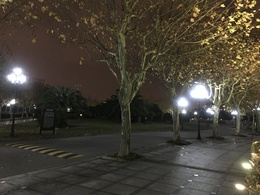
%> input picture img3_6SP.JPG, 260 x 195 px, shrunk from 4032 x 3024 before the run
$ octave --eval "result = lpc_si(rgb2gray(imread('img3_6SP.JPG')));"   (GNU Octave 9; MATLAB toolbox functions it lacks are replaced by stand-ins)
%> lines starting %> are read from the running program, lines starting %| are printed output that depends on the picture
function [lpc_si lpc_map] = lpc_si(im, scales, w, C, Beta_k, norient, B)
%========================================================================
%LPC-SI = Local Phase Coherence - Sharpness Index, Version 1.0
%Copyright(c) 2013 Rania Hassen
%All Rights Reserved.
%
%The authors are with Department of Electrical and Computer Engineering,
%University of Waterloo, Canada.
%
%----------------------------------------------------------------------
%Permission to use, copy, or modify this software and its documentation
%for educational and research purposes only and without fee is hereby
%granted, provided that this copyright notice and the original authors'
%names appear on all copies and supporting documentation. This program
%shall not be used, rewritten, or adapted as the basis of a commercial
%software or hardware product without first obtaining permission of the
%authors. The authors make no representations about the suitability of
%this software for any purpose. It is provided "as is" without express
%or implied warranty.
%----------------------------------------------------------------------
%
%This is an implementation of the algorithm for calculating the
%Local Phase Coherence - Sharpness Index (LPC-SI) for an input image.
%Please refer to the following papers:
%
%R. Hassen, Z. Wang, M. Salama, "Image Sharpness Assessment Based on Local Phase
% Coherence", IEEE Transactions on Image Processing, Volume: 22, Issue: 0, to appear 2013.
%
%R. Hassen, Z. Wang, and M. Salama, ¡°No-reference image sharpness
%assessment based on local phase coherence measurement ,¡± IEEE International
%Conference on Acoustics, Speech, & Signal Processing, Dallas, TX, Mar. 14-19, 2010.
%
%Kindly report any suggestions or corrections to zhouwang@ieee.org
%
%----------------------------------------------------------------------
%
%Input : (1) im: the input image
%        (2) scales: scales level of successive filters (see the above
%            reference for different scale factors).
%            Default is [1 3/2 2]
%        (3) w: scales weights used to evaluate LPC. The value of
%            weights are associated by the scales choosen. (see the above
%            reference for different scale factors and weights).
%            Default is [1 -3 2]
%        (4) C: constant in the LPC-SI formula (see the above
%            reference). Default is C = 2;
%        (5) Beta_k: parameter used to control the speed of decay of the
%            weighting function. default is: Beta_k = 1e-4;
%        (6) norient: number of filters orientation
%        (7) B: boundry parameter used to crop the input image
%
%Output: (1) lpc_si: no-reference sharpness objective score of the input
%            image. 1 means very sharp, and 0 means very blurred.
%        (2) lpc_map: LPC sharpness map
%
%Default Usage:
%   Given an input blurred image im, compute the preceived sharpness as
%   follow:
%
%   [si lpc_map] = lpc_si(im);
%
%Advanced Usage:
%   You can choose different scale values as follow:
%
%   [si lpc_map] = lpc_si(im,[1 2 4], [1 -3 2]);
%
%The authors would like to thanks Dr. Peter Kovesi for providing the
%intial implementation of logGabor filter bank.
%========================================================================
if (~exist('C'))
   C = 2;
end

if (~exist('Beta_k'))
   Beta_k = 1e-4;
end

if (~exist('scales'))
    scales   = [1 3/2 2];
end

if (~exist('w'))
    w = [1 -3 2];
end

if (~exist('norient'))
    norient  = 8;
end

nscale   = length(scales);
[row col]= size(im);

if (~exist('B'))
    B = round(min(row, col)/16);
end

im = double(im);
filter  = logGabor_2D(im,norient,nscale,scales,0.75);
imfft   = fft2(im);
s_lpc   = ones(row, col, norient);

for o = 1:norient
    for s = 1:nscale
        M(:,:,s) = ifft2(imfft .* filter{s,o});
        s_lpc(:,:,o) = s_lpc(:,:,o).*(M(:,:,s).^w(s));
    end
    e = abs(M(:,:,1));
    e_center = e(B+1:end-B, B+1:end-B);
    e_mean = mean(e_center(:));
    e_std = std(e_center(:));
    T = e_mean + 2*e_std;
    e = max(0, e-T);
    energy(:,:,o) = e;
end
s_lpc_map = cos(angle(s_lpc));
s_lpc_map(s_lpc_map<0) = 0;
lpc_map = (sum(s_lpc_map.*energy,3))./(sum(energy,3) + C);
lpc_map_center = lpc_map(B+1:end-B, B+1:end-B);

sorted_si = sort(lpc_map_center(:),'descend')';
N = length(sorted_si);
u = exp(-((0:(N-1))/(N-1))/Beta_k);
lpc_si = sum(sorted_si.*u)/sum(u);

return;
%Copyright (c) 1996-2010 Peter Kovesi Centre for Exploration Targeting The University of Western Australia peter.kovesi at uwa edu au

function [filter] = logGabor_2D(im,nornt,ns,scalefac,sigma)


nscale          = ns;          % Number of wavelet scales.
norient         = nornt;       % Number of filter orientations.
minWaveLength   = 4;           % Wavelength of smallest scale filter.
r               = scalefac;    % Scaling factor between successive filters.
sigmaOnf        = sigma;       % Ratio of the standard deviation of the
                               % Gaussian describing the log Gabor filter's
                               % transfer function in the frequency domain
                               % to the filter center frequency.
dThetaOnSigma   = 1.5;   % Ratio of angular interval between filter orientations
                         % and the standard deviation of the angular Gaussian
                         % function used to construct filters in the
                         % freq. plane.

filter = cell(nscale, norient);
thetaSigma = pi/norient/dThetaOnSigma;  % Calculate the standard deviation of the
                                        % angular Gaussian function used to
                                        % construct filters in the freq. plane.

[rows,cols] = size(im);

% Pre-compute some stuff to speed up filter construction
% Set up X and Y matrices with ranges normalised to +/- 0.5
% The following code adjusts things appropriately for odd and even values
% of rows and columns.
if mod(cols,2)
    xrange = [-(cols-1)/2:(cols-1)/2]/(cols-1);
else
    xrange = [-cols/2:(cols/2-1)]/cols;
end

if mod(rows,2)
    yrange = [-(rows-1)/2:(rows-1)/2]/(rows-1);
else
    yrange = [-rows/2:(rows/2-1)]/rows;
end

[x,y] = meshgrid(xrange, yrange);

radius = sqrt(x.^2 + y.^2);       % Matrix values contain *normalised* radius from centre.
theta = atan2(-y,x);              % Matrix values contain polar angle.
                                  % (note -ve y is used to give +ve
                                  % anti-clockwise angles)

radius = ifftshift(radius);       % Quadrant shift radius and theta so that filters
theta  = ifftshift(theta);        % are constructed with 0 frequency at the corners.
radius(1,1) = 1;                  % Get rid of the 0 radius value at the 0
                                  % frequency point (now at top-left corner)
                                  % so that taking the log of the radius will
                                  % not cause trouble.

sintheta = sin(theta);
costheta = cos(theta);
clear x; clear y; clear theta;    % save a little memory

% Filters are constructed in terms of two components.
% 1) The radial component, which controls the frequency band that the filter
%    responds to
% 2) The angular component, which controls the orientation that the filter
%    responds to.
% The two components are multiplied together to construct the overall filter.

% Construct the radial filter components...

% First construct a low-pass filter that is as large as possible, yet falls
% away to zero at the boundaries.  All log Gabor filters are multiplied by
% this to ensure no extra frequencies at the 'corners' of the FFT are
% incorporated as this seems to upset the normalisation process when
% calculating phase congrunecy.
lp = lowpassfilter([rows,cols],.45,15);   % Radius .45, 'sharpness' 15

logGabor = cell(1,nscale);

for s = 1:nscale
    if size(r,2)> 1
        wavelength = minWaveLength * r(s);
    else
        wavelength = minWaveLength * r^(s-1);
    end
    fo = 1.0/wavelength;                  % Centre frequency of filter.
    logGabor{s} = exp((-(log(radius/fo)).^2) / (2 * log(sigmaOnf)^2));
    logGabor{s} = logGabor{s}.*lp;        % Apply low-pass filter
    logGabor{s}(1,1) = 0;                 % Set the value at the 0 frequency point of the filter
                                          % back to zero (undo the radius fudge).
end

% Then construct the angular filter components...

spread = cell(1,norient);

for o = 1:norient
  angl = (o-1)*pi/norient;           % Filter angle.

  % For each point in the filter matrix calculate the angular distance from
  % the specified filter orientation.  To overcome the angular wrap-around
  % problem sine difference and cosine difference values are first computed
  % and then the atan2 function is used to determine angular distance.

  ds = sintheta * cos(angl) - costheta * sin(angl);    % Difference in sine.
  dc = costheta * cos(angl) + sintheta * sin(angl);    % Difference in cosine.
  dtheta = abs(atan2(ds,dc));                          % Absolute angular distance.
  spread{o} = exp((-dtheta.^2) / (2 * thetaSigma^2));  % Calculate the
                                                       % angular filter component.
end
% The main loop...

for o = 1:norient                    % For each orientation.
%   angl = (o-1)*pi/norient;           % Filter angle.
  for s = 1:nscale,                  % For each scale.
    filter{s,o} = logGabor{s} .* spread{o};   % Multiply radial and angular
  end
end
%--------------------------------------------------------------------------
function f = lowpassfilter(sze, cutoff, n)

    if cutoff < 0 | cutoff > 0.5
	error('cutoff frequency must be between 0 and 0.5');
    end

    if rem(n,1) ~= 0 | n < 1
	error('n must be an integer >= 1');
    end

    if length(sze) == 1
	rows = sze; cols = sze;
    else
	rows = sze(1); cols = sze(2);
    end

    % Set up X and Y matrices with ranges normalised to +/- 0.5
    % The following code adjusts things appropriately for odd and even values
    % of rows and columns.
    if mod(cols,2)
	xrange = [-(cols-1)/2:(cols-1)/2]/(cols-1);
    else
	xrange = [-cols/2:(cols/2-1)]/cols;
    end

    if mod(rows,2)
	yrange = [-(rows-1)/2:(rows-1)/2]/(rows-1);
    else
	yrange = [-rows/2:(rows/2-1)]/rows;
    end

    [x,y] = meshgrid(xrange, yrange);
    radius = sqrt(x.^2 + y.^2);        % A matrix with every pixel = radius relative to centre.
    f = ifftshift( 1.0 ./ (1.0 + (radius ./ cutoff).^(2*n)) );   % The filter
%> in lpc_si, `im = double(im);`:
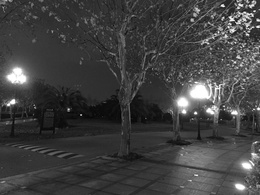
%> im: size 195x260 double; min 3, max 255, mean 64.4
%> in logGabor_2D, `radius(1,1) = 1;`:
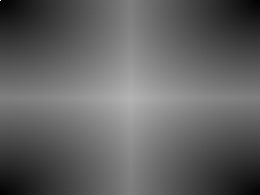
%> radius: size 195x260 double; min 0.00385, max 1, mean 0.384
%> in lpc_si, `filter  = logGabor_2D(im,norient,nscale,scales,0.75);`: filter = 24 items
%> the loop in lpc_si, `for o = 1:norient` made 8 passes
%> (e_mean, e_std, T) on passes 1 to 8: (1.5, 2.12, 5.75), (1.32, 1.71, 4.75), (1.33, 1.83, 4.98), (1.51, 1.86, 5.23), (1.74, 1.9, 5.53), (1.62, 1.98, 5.59), (1.41, 1.87, 5.16), (1.43, 1.88, 5.19)
%> pass 1, in lpc_si, `e_center = e(B+1:end-B, B+1:end-B);`:
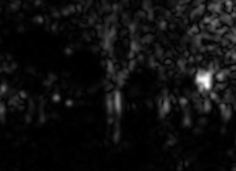
%> e_center: size 171x236 double; min 0.0024, max 24.58, mean 1.5; drawn with min black and max white
%> pass 1, in lpc_si, `e = max(0, e-T);`:
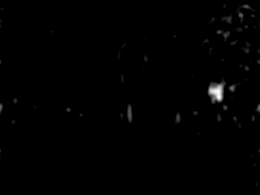
%> e: size 195x260 double; min 0, max 18.83, mean 0.109; drawn with min black and max white
%> pass 2, in lpc_si, `e = abs(M(:,:,1));`:
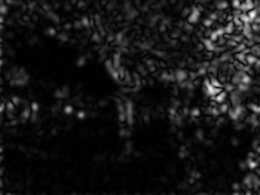
%> e: size 195x260 double; min 0.000995, max 16.08, mean 1.41; drawn with min black and max white
%> in lpc_si, `lpc_map = (sum(s_lpc_map.*energy,3))./(sum(energy,3) + C);`:
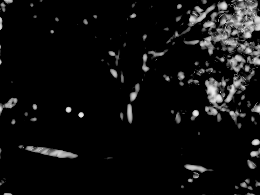
%> lpc_map: size 195x260 double; min 0, max 0.936, mean 0.0636
%> in lpc_si, `lpc_map_center = lpc_map(B+1:end-B, B+1:end-B);`:
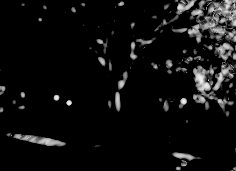
%> lpc_map_center: size 171x236 double; min 0, max 0.936, mean 0.0588
%> in lpc_si, `lpc_si = sum(sorted_si.*u)/sum(u);`: lpc_si = 0.931
